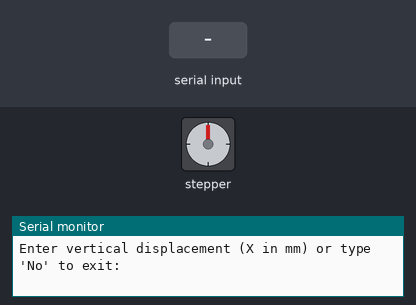
Bench run of a sketch on a simulated Arduino Uno, built with avr-gcc and run on an emulated ATmega328P. On the bench: stepper motor, the last lines printed to the serial monitor. The test bench sets the inputs (shaded band). Stepper angles assume 2048 steps per turn.

Above: at 0.8 s.
0.9 s: "90,45\n" received over Serial
At 1.37 s:
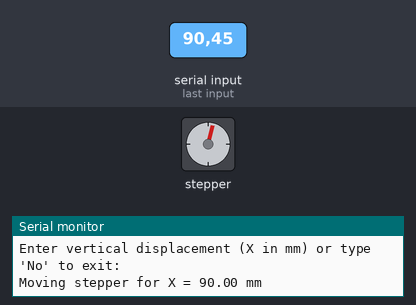
At 2.0 s:
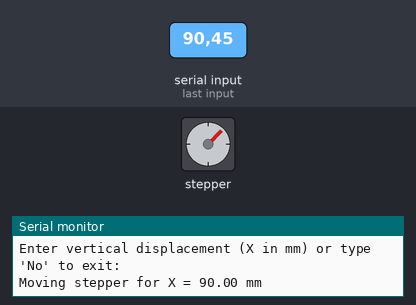
Timing chart, 0 to 15.9 s (numbered marks = the images above; inputs shaded):
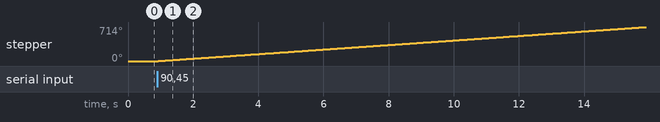

The sketch:

03_03_success_EPsquare.ino
```cpp
/*#include <Stepper.h>

const int stepsPerRevolution = 2048;
Stepper myStepper(stepsPerRevolution, 8, 9, 10, 11);
const long totalSteps = 80000;  // Large step count
const long chunkSize = 10000;      // Run 10,000 steps at a time

void setup() {
  myStepper.setSpeed(8);
  long stepsRemaining = totalSteps;

  while (stepsRemaining > 0) {
    long stepsToMove = (stepsRemaining > chunkSize) ? chunkSize : stepsRemaining;
    myStepper.step(stepsToMove);
    stepsRemaining -= stepsToMove;
  }
}

void loop() {
  // Nothing needed here
}
*/
#include <Stepper.h>

const int stepsPerRevolution = 2048;
Stepper myStepper(stepsPerRevolution, 8, 9, 10, 11);
const long chunkSize = 10000;  // Run 10,000 steps at a time

void setup() {
  Serial.begin(9600);  // Initialize serial communication
  myStepper.setSpeed(8);

  while (true) {
    Serial.println("Enter vertical displacement (X in mm) or type 'No' to exit: ");

    while (!Serial.available());  // Wait for user input

    String input = Serial.readStringUntil('\n');  // Read user input
    input.trim();  // Remove whitespace

    if (input.equalsIgnoreCase("No")) {
      Serial.println("Exiting program...");
      return;  // End the function (stops execution)
    }

    float X = input.toFloat();  // Convert input to float
    Serial.print("Moving stepper for X = ");
    Serial.print(X);
    Serial.println(" mm");

    // Convert X (vertical displacement) to steps
    long totalSteps = (X * 2048) / 0.2556;
    bool moveBackward = (totalSteps < 0);  // Check direction
    long stepsRemaining = abs(totalSteps);

    while (stepsRemaining > 0) {
      long stepsToMove = (stepsRemaining > chunkSize) ? chunkSize : stepsRemaining;

      // Move forward or backward depending on X
      myStepper.step(moveBackward ? -stepsToMove : stepsToMove);

      stepsRemaining -= stepsToMove;
    }

    Serial.println("Movement complete.\n");
  }
}

void loop() {
  // Nothing needed here
}
```

Measured:
- after the input at 0.9 s, stepper: keeps turning clockwise at about 48°/s, starting at once
